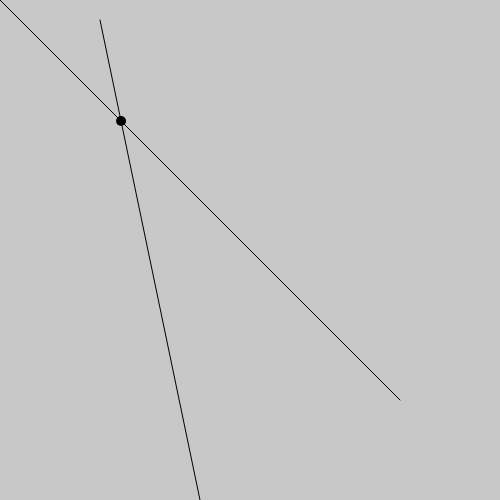
Frame 1 (no input)
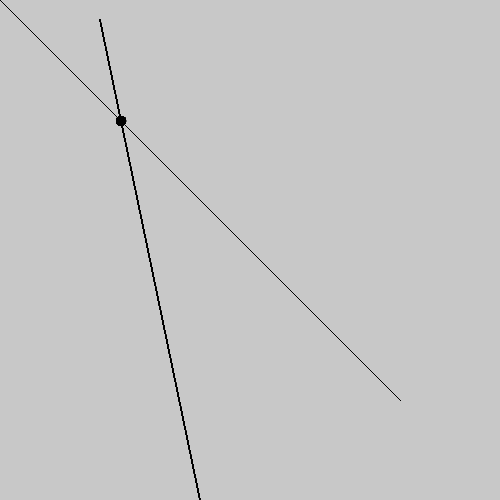
Frame 60 (no input)
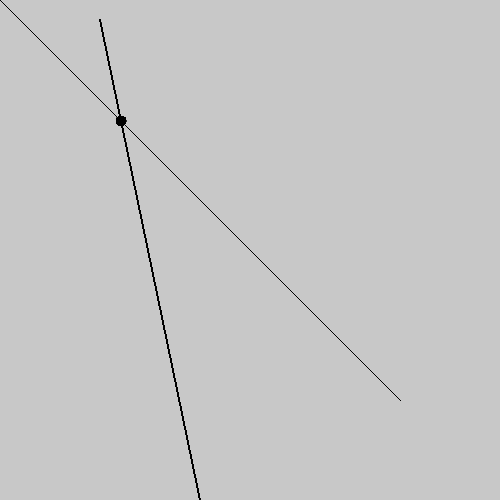
Frame 120 (the mouse pressed at the canvas centre since frame 60)

The p5.js sketch that drew these frames (run headless with seeded random() and noise() and a simulated clock; from frame 60 on, the mouse is pressed at the canvas centre):

// p5.js sketch
// ── sketch.js
let x1 = 0
let y1 = 0
let x2 = 400
let y2 = 400

let x3 = 100
let y3 = 20
let x4 = 200
let y4 = 500

let x0 = 0
let y0 = 0

function setup() {

	createCanvas(500, 500)
	background(200)
	stroke(0)
	if (areSegmentsIntersected()) console.log("Segments are colliding")

}

function draw() {

	//First segment
	line(x1, y1 , x2, y2)

	//Second segment
	line(x3, y3, x4, y4)

	push()
	strokeWeight(10)
	point(x0,y0)
	pop()

}

//Solution sugested in StackOverflow
//https://stackoverflow.com/questions/16314069/calculation-of-intersections-between-line-segments

function areSegmentsIntersected() {

	let a1 = (y2-y1)/(x2-x1)
	let b1 = y1 - a1*x1
	let a2 = (y4-y3)/(x4-x3)
	let b2 = y3 - a2*x3

	//Consider parallel overlapping as not an intersection
	//If it has to be check if intercept (b) are equal and
	//if they are, check if 1D segments (x1, x2) and (x3, x4) 
	//overlap. If they overlap the segments intersect
	if (a1 == a2) return false 

	//Solve for  -> (y = a1*x + b1) and (y = a2*x + b2)
	x0 = -(b1-b2)/(a1-a2)
	y0 = x0*a1 + b1

	//Check if x0 is in bot segments
	if (Math.min(x1, x2) < x0 && x0 < Math.max(x1,x2) && 
		Math.min(x3, x4) < x0 && x0 < Math.max(x3,x4)) return true
	else return false



}
